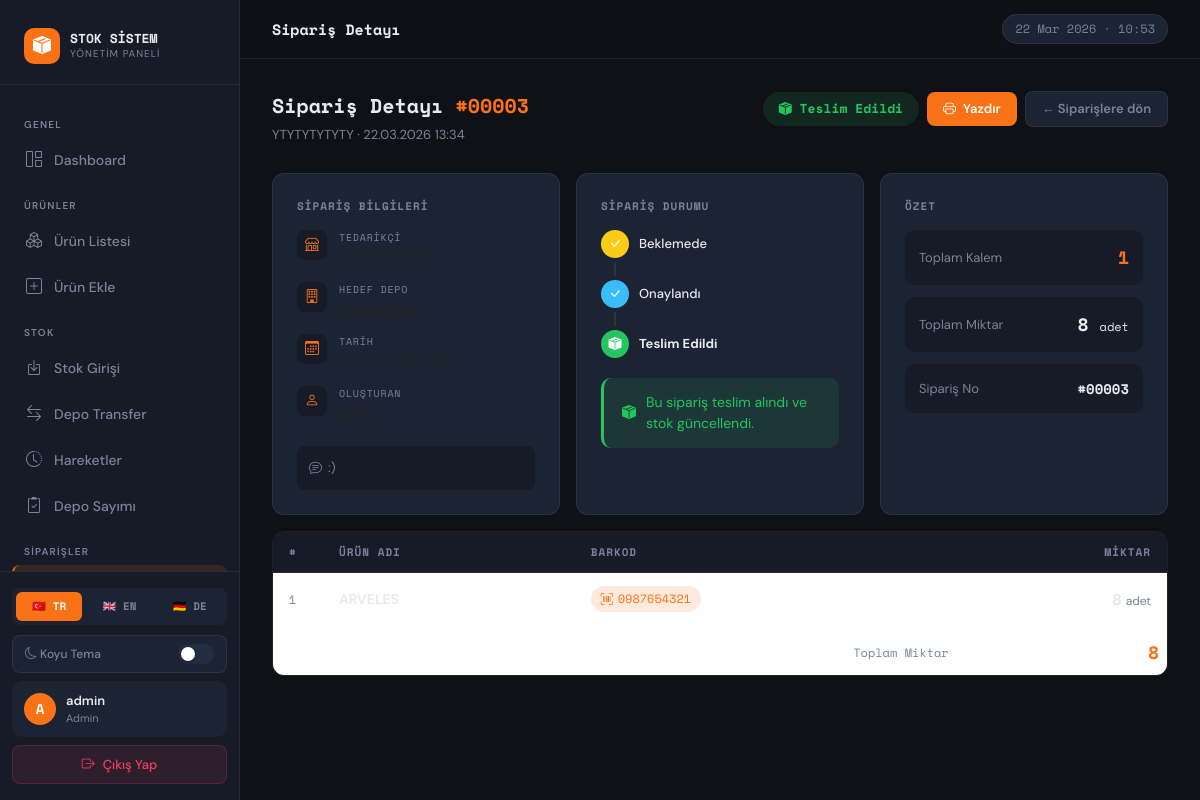
The page /siparis_detay.php?id=3 (signed in) on the database its author committed.
### tables this page shows
CREATE TABLE `siparisler` (
  `id` int(11) NOT NULL,
  `tedarikci` varchar(200) NOT NULL,
  `depo_id` int(11) DEFAULT NULL,
  `hedef_depo_adi` varchar(200) DEFAULT '',
  `notlar` text DEFAULT NULL,
  `durum` enum('beklemede','onaylandi','teslim_edildi','iptal') NOT NULL DEFAULT 'beklemede',
  `kullanici_id` int(11) DEFAULT NULL,
  `olusturma_tarihi` datetime NOT NULL DEFAULT current_timestamp()
);

CREATE TABLE `siparis_kalemleri` (
  `id` int(11) NOT NULL,
  `siparis_id` int(11) NOT NULL,
  `urun_id` int(11) NOT NULL,
  `miktar` int(11) NOT NULL DEFAULT 0
);

CREATE TABLE `urunler` (
  `id` int(11) NOT NULL,
  `barkod` varchar(50) DEFAULT NULL,
  `urun_adi` varchar(100) DEFAULT NULL,
  `aciklama` text DEFAULT NULL
);

### lang.php (called while the page is built, shortened)
<?php
$lang = $_SESSION['lang'] ?? 'tr';
$T = $translations[$lang] ?? $translations['tr'];

### siparis_detay.php (the view, shortened to what this page needs)
<?php
include "db.php";
$id = intval($_GET['id'] ?? 0);
include "header.php";
$siparis = $baglanti->query("SELECT s.*, d.depo_adi FROM siparisler s LEFT JOIN depolar d ON s.depo_id=d.id WHERE s.id='$id'")->fetch_assoc();
$kalemleri_q = $baglanti->query("
    SELECT k.*, u.urun_adi, u.barkod
    FROM siparis_kalemleri k
    JOIN urunler u ON k.urun_id = u.id
    WHERE k.siparis_id = '$id'
");
$kalemleri = [];
while($r = $kalemleri_q->fetch_assoc()) $kalemleri[] = $r;
$durum_map = [
  'beklemede'     => ['label' => $T['status_pending'],   'color' => 'var(--warning)', 'bg' => 'rgba(250,204,21,0.12)',  'icon' => 'bi-clock'],
  'onaylandi'     => ['label' => $T['status_approved'],  'color' => 'var(--info)',    'bg' => 'rgba(56,189,248,0.12)', 'icon' => 'bi-check-circle'],
  'teslim_edildi' => ['label' => $T['status_delivered'], 'color' => 'var(--success)', 'bg' => 'rgba(34,197,94,0.12)',  'icon' => 'bi-box-seam-fill'],
  'iptal'         => ['label' => $T['status_cancelled'], 'color' => 'var(--danger)',  'bg' => 'rgba(244,63,94,0.12)',  'icon' => 'bi-x-circle'],
];
$d = $durum_map[$siparis['durum']] ?? $durum_map['beklemede'];
?>
<div style="display:flex;align-items:flex-start;justify-content:space-between;margin-bottom:28px;flex-wrap:wrap;gap:14px">
  <div>
    <div class="page-heading">
      <?= $T['order_detail_h'] ?> <span>#<?= str_pad($siparis['id'],5,'0',STR_PAD_LEFT) ?></span>
    </div>
    <div class="page-subheading"><?= htmlspecialchars($siparis['tedarikci']) ?> · <?= date('d.m.Y H:i', strtotime($siparis['olusturma_tarihi'])) ?></div>
  </div>
  <div style="display:flex;gap:8px;flex-wrap:wrap;align-items:center">
    <span style="background:<?= $d['bg'] ?>;color:<?= $d['color'] ?>;padding:7px 16px;border-radius:20px;font-size:13px;font-weight:700;font-family:'Space Mono',monospace">
      <i class="bi <?= $d['icon'] ?>"></i> <?= $d['label'] ?>
    </span>
    <button onclick="yazdir()" class="btn-accent" style="padding:7px 16px;font-size:13px">
      <i class="bi bi-printer"></i> <?= $T['btn_print_order'] ?>
    </button>
    <a href="siparisler.php" style="padding:7px 16px;background:var(--bg-card);border:1px solid var(--border);border-radius:8px;font-size:13px;color:var(--text-muted);text-decoration:none;font-weight:600">
      ← <?= $T['back_to_orders'] ?>
    </a>
  </div>
</div>
<div class="row g-3 mb-3">
  <div class="col-md-4">
    <div class="card" style="padding:24px;height:100%">
      <div style="font-size:11px;font-weight:700;color:var(--text-muted);text-transform:uppercase;letter-spacing:1px;margin-bottom:16px;font-family:'Space Mono',monospace">
        <?= $T['order_info_title'] ?>
      </div>
      <?php
      $bilgiler = [
        ['icon'=>'bi-shop',      'label'=>$T['col_supplier'],   'val'=>$siparis['tedarikci']],
        ['icon'=>'bi-building',  'label'=>$T['col_dest_depot'], 'val'=>$siparis['depo_adi'] ?? '-'],
        ['icon'=>'bi-calendar3', 'label'=>$T['col_date'],       'val'=>date('d.m.Y H:i', strtotime($siparis['olusturma_tarihi']))],
        ['icon'=>'bi-person',    'label'=>$T['order_by'],       'val'=>$_SESSION['username'] ?? '-'],
      ];
      foreach($bilgiler as $b): ?>
      <div style="display:flex;align-items:flex-start;gap:12px;margin-bottom:14px">
        <div style="width:30px;height:30px;background:var(--bg-secondary);border-radius:8px;display:flex;align-items:center;justify-content:center;flex-shrink:0">
          <i class="bi <?= $b['icon'] ?>" style="color:var(--accent);font-size:14px"></i>
        </div>
        <div>
          <div style="font-size:10px;color:var(--text-muted);text-transform:uppercase;letter-spacing:.8px;font-family:'Space Mono',monospace"><?= $b['label'] ?></div>
          <div style="font-weight:600;font-size:14px;margin-top:2px"><?= htmlspecialchars($b['val']) ?></div>
        </div>
      </div>
      <?php endforeach; ?>
      <?php if($siparis['notlar']): ?>
      <div style="margin-top:8px;padding:12px;background:var(--bg-secondary);border-radius:8px;font-size:13px;color:var(--text-muted);line-height:1.5">
        <i class="bi bi-chat-text" style="margin-right:6px"></i><?= htmlspecialchars($siparis['notlar']) ?>
      </div>
      <?php endif; ?>
    </div>
  </div>
  <div class="col-md-4">
    <div class="card" style="padding:24px;height:100%">
      <div style="font-size:11px;font-weight:700;color:var(--text-muted);text-transform:uppercase;letter-spacing:1px;margin-bottom:16px;font-family:'Space Mono',monospace">
        <?= $T['order_status_title'] ?>
      </div>
      <?php
      $adimlar  = [
        'beklemede'     => ['icon'=>'bi-clock',         'label'=>$T['status_pending'],  'color'=>'var(--warning)'],
        'onaylandi'     => ['icon'=>'bi-check-circle',  'label'=>$T['status_approved'], 'color'=>'var(--info)'],
        'teslim_edildi' => ['icon'=>'bi-box-seam-fill', 'label'=>$T['status_delivered'],'color'=>'var(--success)'],
      ];
      $siralama   = ['beklemede','onaylandi','teslim_edildi'];
      $mevcut_idx = array_search($siparis['durum'], $siralama);
      ?>
      <div style="margin-bottom:20px">
        <?php foreach($siralama as $i => $akim): $a = $adimlar[$akim];
          $tamamlandi = ($mevcut_idx !== false && $i <= $mevcut_idx);
          $aktif      = ($siparis['durum'] === $akim);
        ?>
        <div style="display:flex;align-items:center;gap:10px;margin-bottom:<?= $i<2?'0':'0' ?>px">
          <div style="width:28px;height:28px;border-radius:50%;flex-shrink:0;display:flex;align-items:center;justify-content:center;font-size:13px;
                      background:<?= $tamamlandi ? $a['color'] : 'var(--bg-secondary)' ?>;
                      color:<?= $tamamlandi ? '#fff' : 'var(--text-muted)' ?>">
            <i class="bi <?= $tamamlandi && !$aktif ? 'bi-check-lg' : $a['icon'] ?>"></i>
          </div>
          <span style="font-size:13px;font-weight:<?= $aktif?'700':'500' ?>;color:<?= $tamamlandi ? 'var(--text-primary)' : 'var(--text-muted)' ?>">
            <?= $a['label'] ?>
          </span>
        </div>
        <?php if($i < 2): ?>
        <div style="width:2px;height:14px;margin-left:13px;margin-top:4px;margin-bottom:4px;background:var(--border)"></div>
        <?php endif; ?>
        <?php endforeach; ?>
      </div>
      <?php if($siparis['durum']==='teslim_edildi'): ?>
      <div class="alert alert-success" style="margin:0">
        <i class="bi bi-box-seam-fill"></i> <?= $T['delivered_note'] ?>
      </div>
      <?php endif; ?>
    </div>
  </div>
  <div class="col-md-4">
    <div class="card" style="padding:24px;height:100%">
      <div style="font-size:11px;font-weight:700;color:var(--text-muted);text-transform:uppercase;letter-spacing:1px;margin-bottom:16px;font-family:'Space Mono',monospace">
        <?= $T['order_summary_title'] ?>
      </div>
      <?php
      $toplam_kalem  = count($kalemleri);
      $toplam_miktar = array_sum(array_column($kalemleri, 'miktar'));
      ?>
      <div style="display:flex;flex-direction:column;gap:12px">
        <div style="padding:14px;background:var(--bg-secondary);border-radius:10px;display:flex;justify-content:space-between;align-items:center">
          <span style="font-size:13px;color:var(--text-muted)"><?= $T['total_items'] ?></span>
          <span style="font-family:'Space Mono',monospace;font-weight:700;font-size:18px;color:var(--accent)"><?= $toplam_kalem ?></span>
        </div>
        <div style="padding:14px;background:var(--bg-secondary);border-radius:10px;display:flex;justify-content:space-between;align-items:center">
          <span style="font-size:13px;color:var(--text-muted)"><?= $T['total_qty'] ?></span>
          <span style="font-family:'Space Mono',monospace;font-weight:700;font-size:18px;color:var(--text-primary)"><?= number_format($toplam_miktar) ?> <span style="font-size:12px;font-weight:400"><?= $T['unit'] ?></span></span>
        </div>
        <div style="padding:14px;background:var(--bg-secondary);border-radius:10px;display:flex;justify-content:space-between;align-items:center">
          <span style="font-size:13px;color:var(--text-muted)"><?= $T['order_no'] ?></span>
          <span style="font-family:'Space Mono',monospace;font-weight:700;font-size:14px;color:var(--text-primary)">#<?= str_pad($siparis['id'],5,'0',STR_PAD_LEFT) ?></span>
        </div>
      </div>
    </div>
  </div>
</div>
<div id="siparis-detay-print">
  <div class="table-wrapper">
    <table class="table">
      <thead>
        <tr>
          <th style="width:50px">#</th>
          <th><?= $T['col_product'] ?></th>
          <th><?= $T['col_barcode'] ?></th>
          <th style="text-align:right"><?= $T['col_quantity'] ?></th>
        </tr>
      </thead>
      <tbody>
        <?php foreach($kalemleri as $i => $k): ?>
        <tr>
          <td><span style="font-family:'Space Mono',monospace;font-size:12px;color:var(--text-muted)"><?= $i+1 ?></span></td>
          <td style="font-weight:600"><?= htmlspecialchars($k['urun_adi']) ?></td>
          <td>
            <span style="display:inline-flex;align-items:center;gap:5px;font-family:'Space Mono',monospace;font-size:12px;background:var(--accent-dim);padding:4px 10px;border-radius:16px;color:var(--accent)">
              <i class="bi bi-upc-scan"></i><?= htmlspecialchars($k['barkod']) ?>
            </span>
          </td>
          <td style="text-align:right">
            <span style="font-family:'Space Mono',monospace;font-weight:700;font-size:16px"><?= $k['miktar'] ?></span>
            <span style="font-size:12px;color:var(--text-muted)"> <?= $T['unit'] ?></span>
          </td>
        </tr>
        <?php endforeach; ?>
      </tbody>
      <tfoot>
        <tr>
          <td colspan="3" style="text-align:right;font-size:12px;color:var(--text-muted);font-family:'Space Mono',monospace;padding-top:14px"><?= $T['total_qty'] ?></td>
          <td style="text-align:right;font-family:'Space Mono',monospace;font-weight:700;font-size:18px;color:var(--accent);padding-top:14px"><?= number_format($toplam_miktar) ?></td>
        </tr>
      </tfoot>
    </table>
  </div>
</div>
<?php include "footer.php"; ?>

### header.php (style rules this page uses)
:root { --bg-primary:#0f1117;--bg-secondary:#161b27;--bg-card:#1c2333;--bg-hover:#222c42;--accent:#f97316;--accent-dim:rgba(249,115,22,0.15);--accent-glow:rgba(249,115,22,0.4);--text-primary:#e8eaf0;--text-muted:#7a8399;--border:rgba(255,255,255,0.07);--success:#22c55e;--info:#38bdf8;--warning:#facc15;--danger:#f43f5e;--sidebar-width:240px; }
* { box-sizing:border-box;margin:0;padding:0; }
html,body { height:100%;background:var(--bg-primary);color:var(--text-primary);font-family:'DM Sans',sans-serif; }
.card { background:var(--bg-card);border:1px solid var(--border);border-radius:12px; }
.page-heading { font-family:'Space Mono',monospace;font-size:20px;font-weight:700;color:var(--text-primary);margin-bottom:4px; }
.page-heading span { color:var(--accent); }
.page-subheading { font-size:13px;color:var(--text-muted); }
.table { color:var(--text-primary);border-color:var(--border);margin:0; }
.table thead th { background:var(--bg-secondary);color:var(--text-muted);font-size:11px;font-weight:600;text-transform:uppercase;letter-spacing:1px;border-bottom:1px solid var(--border);padding:12px 16px;font-family:'Space Mono',monospace; }
.table tbody td { border-bottom:1px solid var(--border);padding:13px 16px;font-size:14px;vertical-align:middle;color:var(--text-primary); }
.table tbody tr { transition:background .1s; }
.table tbody tr:last-child td { border-bottom:none; }
.table-wrapper { border-radius:12px;overflow:hidden;border:1px solid var(--border); }
.btn-accent { background:var(--accent);color:#fff;border:none;padding:10px 22px;border-radius:8px;font-size:14px;font-weight:600;cursor:pointer;transition:all .15s;display:inline-flex;align-items:center;gap:7px; }
.alert { border-radius:10px;border:none;padding:14px 18px;font-size:14px;display:flex;align-items:center;gap:10px; }
.alert-success { background:rgba(34,197,94,0.12);color:var(--success);border-left:3px solid var(--success); }

### rows shown on the page
siparisler: id "00003", tedarikci "YTYTYTYTYTY", olusturma_tarihi "22.03.2026 13:34", durum "Teslim Edildi", notlar ":)"
siparis_kalemleri: urunler.urun_adi "ARVELES", urunler.barkod "0987654321", miktar "8"

### other values the page prints
$T['brand_sub'] "YÖNETIM PANELI"
$T['nav_general'] "GENEL"
$T['nav_dashboard'] "Dashboard"
$T['nav_products'] "ÜRÜNLER"
$T['nav_list'] "Ürün Listesi"
$T['nav_add'] "Ürün Ekle"
$T['nav_stock'] "STOK"
$T['nav_entry'] "Stok Girişi"
$T['nav_transfer'] "Depo Transfer"
$T['nav_movements'] "Hareketler"
$T['nav_count'] "Depo Sayımı"
$T['nav_orders'] "SIPARIŞLER"
$label "🇹🇷 TR"
$label "🇬🇧 EN"
$label "🇩🇪 DE"
